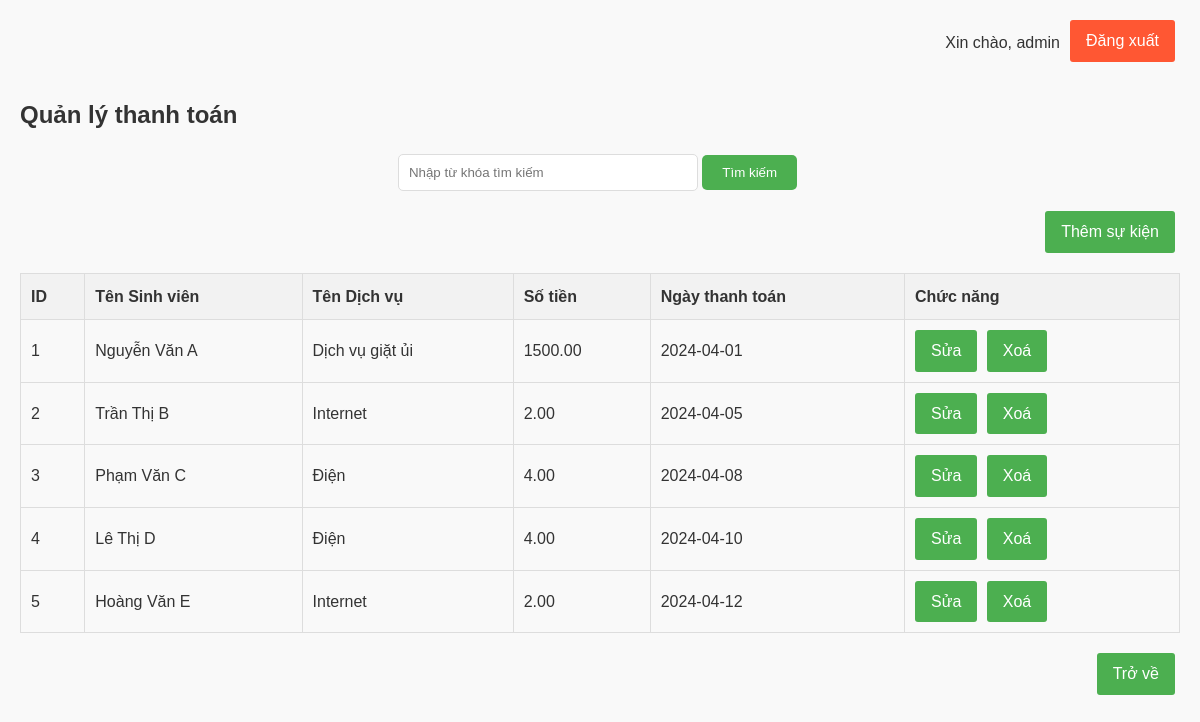
The page /payment_management.php (signed in) on the database its author committed.
### tables this page shows
CREATE TABLE `payments` (
  `payment_id` int(11) NOT NULL,
  `student_id` int(11) DEFAULT NULL,
  `service_id` int(11) DEFAULT NULL,
  `amount` decimal(10,2) NOT NULL,
  `payment_date` date DEFAULT NULL,
  `created_at` timestamp NOT NULL DEFAULT current_timestamp()
);

CREATE TABLE `students` (
  `student_id` int(11) NOT NULL,
  `user_id` int(11) DEFAULT NULL,
  `full_name` varchar(255) NOT NULL,
  `email` varchar(100) DEFAULT NULL,
  `phone_number` varchar(20) DEFAULT NULL,
  `room_id` int(11) DEFAULT NULL,
  `created_at` timestamp NOT NULL DEFAULT current_timestamp()
);

CREATE TABLE `services` (
  `service_id` int(11) NOT NULL,
  `service_name` varchar(100) NOT NULL,
  `description` text DEFAULT NULL,
  `price` decimal(10,2) NOT NULL,
  `status` enum('active','inactive') DEFAULT 'active',
  `created_at` timestamp NOT NULL DEFAULT current_timestamp()
);

### payment_management.php (the view, shortened to what this page needs)
<?php
include('connect.php');
$payments_query = "SELECT payments.payment_id, students.full_name AS student_name, services.service_name, payments.amount, payments.payment_date
                  FROM payments
                  INNER JOIN students ON payments.student_id = students.student_id
                  INNER JOIN services ON payments.service_id = services.service_id";
$payments_result = $conn->query($payments_query);
?>
<!DOCTYPE html>
<html lang="en">
<head>
    <link rel="stylesheet" href="css/style.css">
</head>
<body>
    <div class="container">
        <div class="user-info">
            <?php
                if (isset($_SESSION['username'])) {
                    echo "<p>Xin chào, " . $_SESSION['username'] . "</p>";
                }
            ?>
        </div>
        <a href="logout.php" class="btn logout-button">Đăng xuất</a>
        <h2>Quản lý thanh toán</h2>
        <form method="GET" action="search_payment.php" class="search-form">
            <input type="text" name="query" placeholder="Nhập từ khóa tìm kiếm">
            <button type="submit" class="btn">Tìm kiếm</button>
        </form>
        <div class="button-container add-buttons">
            <a href="add_event.php" class="btn">Thêm sự kiện</a>
        </div>
        <table>
            <tr>
                <th>ID</th>
                <th>Tên Sinh viên</th>
                <th>Tên Dịch vụ</th>
                <th>Số tiền</th>
                <th>Ngày thanh toán</th>
                <th>Chức năng</th>
            </tr>
            <?php while ($row = $payments_result->fetch_assoc()): ?>
                <tr>
                    <td><?php echo $row["payment_id"]; ?></td>
                    <td><?php echo $row["student_name"]; ?></td>
                    <td><?php echo $row["service_name"]; ?></td>
                    <td><?php echo $row["amount"]; ?></td>
                    <td><?php echo $row["payment_date"]; ?></td>
                    <td>
                        <a href="edit_payment.php?id=<?php echo $row["payment_id"]; ?>" class="btn btn-edit">Sửa</a>
                        <a href="delete_payment.php?id=<?php echo $row["payment_id"]; ?>" class="btn btn-delete">Xoá</a>
                    </td>
                </tr>
            <?php endwhile; ?>
        </table>
        <div class="button-container add-buttons">
            <a href="dashboard.php" class="btn">Trở về</a>
        </div>
    </div>
</body>
</html>

### css/style.css (style rules this page uses)
* { margin: 0; padding: 0; box-sizing: border-box; }
body { font-family: Arial, sans-serif; background-color: #f9f9f9; color: #333; line-height: 1.6; }
.container { max-width: 1200px; margin: 0 auto; padding: 20px; position: relative; }
h2 { margin-bottom: 20px; color: #333; font-size: 24px; }
.btn { display: inline-block; padding: 8px 16px; background-color: #4CAF50; color: white; text-decoration: none; border: none; border-radius: 3px; cursor: pointer; transition: background-color 0.3s; margin-right: 5px; }
table { width: 100%; border-collapse: collapse; margin-bottom: 20px; }
th, td { padding: 10px; border: 1px solid #ddd; text-align: left; }
th { background-color: #f2f2f2; color: #333; font-weight: bold; }
.search-form { text-align: center; margin-bottom: 20px; }
.search-form input[type="text"] { padding: 10px; border: 1px solid #ddd; border-radius: 5px; width: 300px; }
.search-form button { padding: 10px 20px; background-color: #4CAF50; color: white; border: none; border-radius: 5px; cursor: pointer; transition: background-color 0.3s; }
.button-container { justify-content: flex-start; margin-bottom: 20px; }
.button-container .btn { flex-grow: 1; }
.add-buttons { text-align: right; }
.logout-button { position: absolute; top: 20px; right: 20px; background-color: #ff5733; color: white; padding: 8px 16px; border: none; border-radius: 3px; cursor: pointer; transition: background-color 0.3s; }
.user-info { display: flex; justify-content: flex-end; align-items: center; margin-bottom: 40px; position: relative; z-index: 1; margin-right: 120px; }
.user-info p { padding-top: 10px; }

### rows shown on the page
payments: payment_id "1", student.full_name "Nguyễn Văn A", service.service_name "Dịch vụ giặt ủi", amount "1500.00", payment_date "2024-04-01"
payments: payment_id "2", student.full_name "Trần Thị B", service.service_name "Internet", amount "2.00", payment_date "2024-04-05"
payments: payment_id "3", student.full_name "Phạm Văn C", service.service_name "Điện", amount "4.00", payment_date "2024-04-08"
payments: payment_id "4", student.full_name "Lê Thị D", service.service_name "Điện", amount "4.00", payment_date "2024-04-10"
payments: payment_id "5", student.full_name "Hoàng Văn E", service.service_name "Internet", amount "2.00", payment_date "2024-04-12"

### other values the page prints
$_SESSION['username'] "admin"
